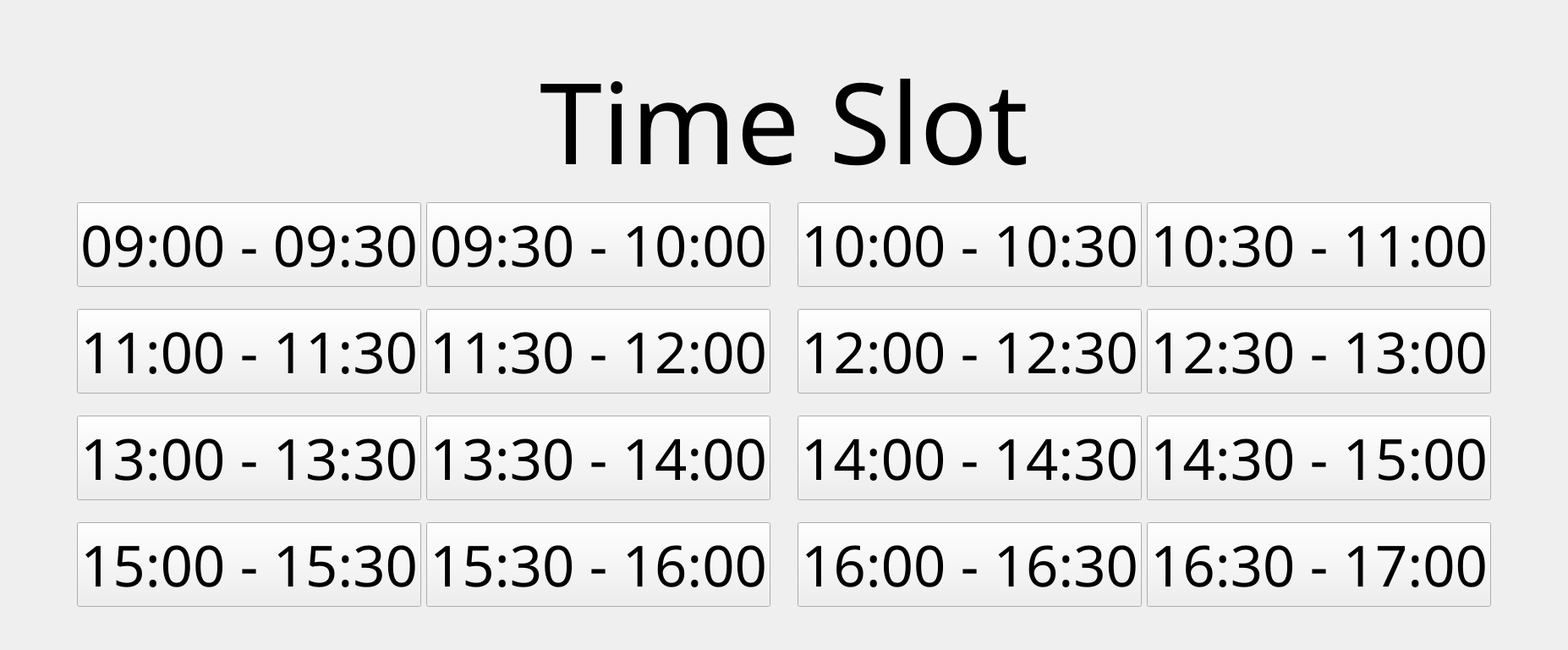
        <widget class="QWidget" name="Time_Slot_Page">
         <layout class="QGridLayout" name="gridLayout_3">
          <item row="1" column="4">
           <spacer name="verticalSpacer_16">
            <property name="orientation">
             <enum>Qt::Vertical</enum>
            </property>
            <property name="sizeHint" stdset="0">
             <size>
              <width>20</width>
              <height>40</height>
             </size>
            </property>
           </spacer>
          </item>
          <item row="2" column="2" colspan="3" alignment="Qt::AlignHCenter|Qt::AlignVCenter">
           <widget class="QLabel" name="label_5">
            <property name="font">
             <font>
              <family>Palace Script MT</family>
              <pointsize>100</pointsize>
             </font>
            </property>
            <property name="text">
             <string>Time Slot</string>
            </property>
           </widget>
          </item>
          <item row="11" column="2">
           <spacer name="verticalSpacer_7">
            <property name="orientation">
             <enum>Qt::Vertical</enum>
            </property>
            <property name="sizeHint" stdset="0">
             <size>
              <width>20</width>
              <height>40</height>
             </size>
            </property>
           </spacer>
          </item>
          <item row="1" column="2">
           <spacer name="verticalSpacer_6">
            <property name="orientation">
             <enum>Qt::Vertical</enum>
            </property>
            <property name="sizeHint" stdset="0">
             <size>
              <width>20</width>
              <height>40</height>
             </size>
            </property>
           </spacer>
          </item>
          <item row="11" column="4">
           <spacer name="verticalSpacer_13">
            <property name="orientation">
             <enum>Qt::Vertical</enum>
            </property>
            <property name="sizeHint" stdset="0">
             <size>
              <width>20</width>
              <height>40</height>
             </size>
            </property>
           </spacer>
          </item>
          <item row="10" column="3">
           <spacer name="verticalSpacer_11">
            <property name="orientation">
             <enum>Qt::Vertical</enum>
            </property>
            <property name="sizeHint" stdset="0">
             <size>
              <width>20</width>
              <height>40</height>
             </size>
            </property>
           </spacer>
          </item>
          <item row="4" column="3">
           <spacer name="verticalSpacer_8">
            <property name="orientation">
             <enum>Qt::Vertical</enum>
            </property>
            <property name="sizeHint" stdset="0">
             <size>
              <width>20</width>
              <height>40</height>
             </size>
            </property>
           </spacer>
          </item>
          <item row="10" column="2">
           <widget class="QPushButton" name="pushButton_2">
            <property name="sizePolicy">
             <sizepolicy hsizetype="MinimumExpanding" vsizetype="MinimumExpanding">
              <horstretch>0</horstretch>
              <verstretch>0</verstretch>
             </sizepolicy>
            </property>
            <property name="font">
             <font>
              <family>Palace Script MT</family>
              <pointsize>50</pointsize>
             </font>
            </property>
            <property name="text">
             <string>15:30 - 16:00</string>
            </property>
           </widget>
          </item>
          <item row="6" column="4">
           <widget class="QPushButton" name="pushButton_15">
            <property name="sizePolicy">
             <sizepolicy hsizetype="MinimumExpanding" vsizetype="MinimumExpanding">
              <horstretch>0</horstretch>
              <verstretch>0</verstretch>
             </sizepolicy>
            </property>
            <property name="font">
             <font>
              <family>Palace Script MT</family>
              <pointsize>50</pointsize>
             </font>
            </property>
            <property name="text">
             <string>12:00 - 12:30</string>
            </property>
           </widget>
          </item>
          <item row="4" column="4">
           <widget class="QPushButton" name="pushButton_3">
            <property name="sizePolicy">
             <sizepolicy hsizetype="MinimumExpanding" vsizetype="MinimumExpanding">
              <horstretch>0</horstretch>
              <verstretch>0</verstretch>
             </sizepolicy>
            </property>
            <property name="font">
             <font>
              <family>Palace Script MT</family>
              <pointsize>50</pointsize>
             </font>
            </property>
            <property name="text">
             <string>10:00 - 10:30</string>
            </property>
           </widget>
          </item>
          <item row="4" column="5">
           <widget class="QPushButton" name="pushButton_5">
            <property name="sizePolicy">
             <sizepolicy hsizetype="MinimumExpanding" vsizetype="MinimumExpanding">
              <horstretch>0</horstretch>
              <verstretch>0</verstretch>
             </sizepolicy>
            </property>
            <property name="font">
             <font>
              <family>Palace Script MT</family>
              <pointsize>50</pointsize>
             </font>
            </property>
            <property name="text">
             <string>10:30 - 11:00</string>
            </property>
           </widget>
          </item>
          <item row="8" column="2">
           <widget class="QPushButton" name="pushButton_10">
            <property name="sizePolicy">
             <sizepolicy hsizetype="MinimumExpanding" vsizetype="MinimumExpanding">
              <horstretch>0</horstretch>
              <verstretch>0</verstretch>
             </sizepolicy>
            </property>
            <property name="font">
             <font>
              <family>Palace Script MT</family>
              <pointsize>50</pointsize>
             </font>
            </property>
            <property name="text">
             <string>13:30 - 14:00</string>
            </property>
           </widget>
          </item>
          <item row="6" column="5">
           <widget class="QPushButton" name="pushButton_16">
            <property name="sizePolicy">
             <sizepolicy hsizetype="MinimumExpanding" vsizetype="MinimumExpanding">
              <horstretch>0</horstretch>
              <verstretch>0</verstretch>
             </sizepolicy>
            </property>
            <property name="font">
             <font>
              <family>Palace Script MT</family>
              <pointsize>50</pointsize>
             </font>
            </property>
            <property name="text">
             <string>12:30 - 13:00</string>
            </property>
           </widget>
          </item>
          <item row="4" column="2">
           <widget class="QPushButton" name="pushButton_4">
            <property name="sizePolicy">
             <sizepolicy hsizetype="MinimumExpanding" vsizetype="MinimumExpanding">
              <horstretch>0</horstretch>
              <verstretch>0</verstretch>
             </sizepolicy>
            </property>
            <property name="font">
             <font>
              <family>Palace Script MT</family>
              <pointsize>50</pointsize>
             </font>
            </property>
            <property name="text">
             <string>09:30 - 10:00</string>
            </property>
           </widget>
          </item>
          <item row="4" column="1">
           <widget class="QPushButton" name="pushButton_7">
            <property name="sizePolicy">
             <sizepolicy hsizetype="MinimumExpanding" vsizetype="MinimumExpanding">
              <horstretch>0</horstretch>
              <verstretch>0</verstretch>
             </sizepolicy>
            </property>
            <property name="font">
             <font>
              <family>Palace Script MT</family>
              <pointsize>50</pointsize>
             </font>
            </property>
            <property name="text">
             <string>09:00 - 09:30</string>
            </property>
           </widget>
          </item>
          <item row="6" column="1">
           <widget class="QPushButton" name="pushButton_13">
            <property name="sizePolicy">
             <sizepolicy hsizetype="MinimumExpanding" vsizetype="MinimumExpanding">
              <horstretch>0</horstretch>
              <verstretch>0</verstretch>
             </sizepolicy>
            </property>
            <property name="font">
             <font>
              <family>Palace Script MT</family>
              <pointsize>50</pointsize>
             </font>
            </property>
            <property name="text">
             <string>11:00 - 11:30</string>
            </property>
           </widget>
          </item>
          <item row="8" column="4">
           <widget class="QPushButton" name="pushButton_11">
            <property name="sizePolicy">
             <sizepolicy hsizetype="MinimumExpanding" vsizetype="MinimumExpanding">
              <horstretch>0</horstretch>
              <verstretch>0</verstretch>
             </sizepolicy>
            </property>
            <property name="font">
             <font>
              <family>Palace Script MT</family>
              <pointsize>50</pointsize>
             </font>
            </property>
            <property name="text">
             <string>14:00 - 14:30</string>
            </property>
           </widget>
          </item>
          <item row="10" column="1">
           <widget class="QPushButton" name="pushButton_8">
            <property name="sizePolicy">
             <sizepolicy hsizetype="MinimumExpanding" vsizetype="MinimumExpanding">
              <horstretch>0</horstretch>
              <verstretch>0</verstretch>
             </sizepolicy>
            </property>
            <property name="font">
             <font>
              <family>Palace Script MT</family>
              <pointsize>50</pointsize>
             </font>
            </property>
            <property name="text">
             <string>15:00 - 15:30</string>
            </property>
           </widget>
          </item>
          <item row="6" column="2">
           <widget class="QPushButton" name="pushButton_14">
            <property name="sizePolicy">
             <sizepolicy hsizetype="MinimumExpanding" vsizetype="MinimumExpanding">
              <horstretch>0</horstretch>
              <verstretch>0</verstretch>
             </sizepolicy>
            </property>
            <property name="font">
             <font>
              <family>Palace Script MT</family>
              <pointsize>50</pointsize>
             </font>
            </property>
            <property name="text">
             <string>11:30 - 12:00</string>
            </property>
           </widget>
          </item>
          <item row="10" column="5">
           <widget class="QPushButton" name="pushButton_6">
            <property name="sizePolicy">
             <sizepolicy hsizetype="MinimumExpanding" vsizetype="MinimumExpanding">
              <horstretch>0</horstretch>
              <verstretch>0</verstretch>
             </sizepolicy>
            </property>
            <property name="font">
             <font>
              <family>Palace Script MT</family>
              <pointsize>50</pointsize>
             </font>
            </property>
            <property name="text">
             <string>16:30 - 17:00</string>
            </property>
           </widget>
          </item>
          <item row="10" column="4">
           <widget class="QPushButton" name="pushButton">
            <property name="sizePolicy">
             <sizepolicy hsizetype="MinimumExpanding" vsizetype="MinimumExpanding">
              <horstretch>0</horstretch>
              <verstretch>0</verstretch>
             </sizepolicy>
            </property>
            <property name="font">
             <font>
              <family>Palace Script MT</family>
              <pointsize>50</pointsize>
             </font>
            </property>
            <property name="text">
             <string>16:00 - 16:30</string>
            </property>
           </widget>
          </item>
          <item row="8" column="5">
           <widget class="QPushButton" name="pushButton_12">
            <property name="sizePolicy">
             <sizepolicy hsizetype="MinimumExpanding" vsizetype="MinimumExpanding">
              <horstretch>0</horstretch>
              <verstretch>0</verstretch>
             </sizepolicy>
            </property>
            <property name="font">
             <font>
              <family>Palace Script MT</family>
              <pointsize>50</pointsize>
             </font>
            </property>
            <property name="text">
             <string>14:30 - 15:00</string>
            </property>
           </widget>
          </item>
          <item row="8" column="1">
           <widget class="QPushButton" name="pushButton_9">
            <property name="sizePolicy">
             <sizepolicy hsizetype="MinimumExpanding" vsizetype="MinimumExpanding">
              <horstretch>0</horstretch>
              <verstretch>0</verstretch>
             </sizepolicy>
            </property>
            <property name="font">
             <font>
              <family>Palace Script MT</family>
              <pointsize>50</pointsize>
             </font>
            </property>
            <property name="text">
             <string>13:00 - 13:30</string>
            </property>
           </widget>
          </item>
          <item row="7" column="2">
           <spacer name="horizontalSpacer_8">
            <property name="orientation">
             <enum>Qt::Horizontal</enum>
            </property>
            <property name="sizeHint" stdset="0">
             <size>
              <width>40</width>
              <height>20</height>
             </size>
            </property>
           </spacer>
          </item>
          <item row="9" column="2">
           <spacer name="horizontalSpacer_9">
            <property name="orientation">
             <enum>Qt::Horizontal</enum>
            </property>
            <property name="sizeHint" stdset="0">
             <size>
              <width>40</width>
              <height>20</height>
             </size>
            </property>
           </spacer>
          </item>
          <item row="5" column="2">
           <spacer name="horizontalSpacer_7">
            <property name="orientation">
             <enum>Qt::Horizontal</enum>
            </property>
            <property name="sizeHint" stdset="0">
             <size>
              <width>40</width>
              <height>20</height>
             </size>
            </property>
           </spacer>
          </item>
          <item row="6" column="0">
           <spacer name="verticalSpacer_9">
            <property name="orientation">
             <enum>Qt::Vertical</enum>
            </property>
            <property name="sizeHint" stdset="0">
             <size>
              <width>80</width>
              <height>40</height>
             </size>
            </property>
           </spacer>
          </item>
          <item row="6" column="6">
           <spacer name="verticalSpacer_19">
            <property name="orientation">
             <enum>Qt::Vertical</enum>
            </property>
            <property name="sizeType">
             <enum>QSizePolicy::MinimumExpanding</enum>
            </property>
            <property name="sizeHint" stdset="0">
             <size>
              <width>80</width>
              <height>40</height>
             </size>
            </property>
           </spacer>
          </item>
         </layout>
        </widget>
